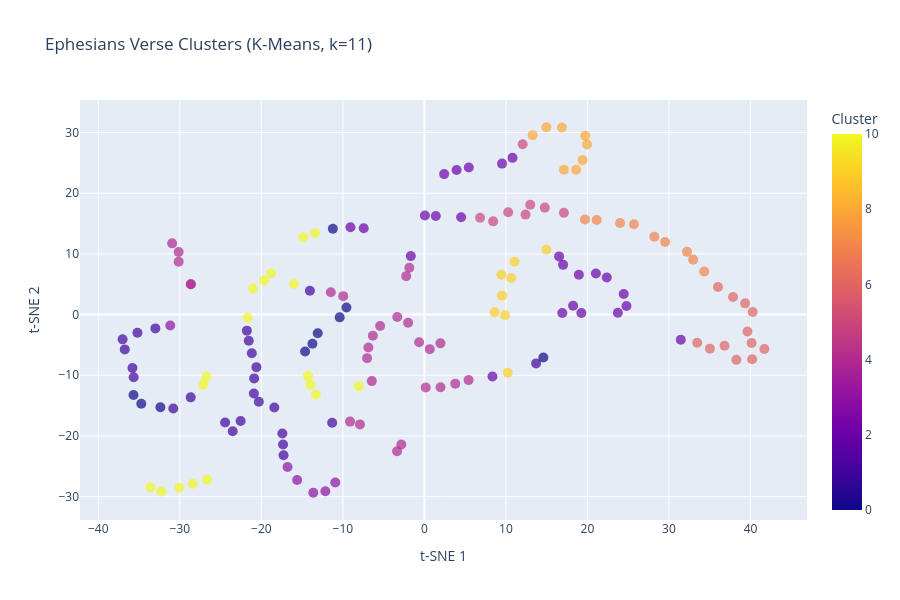

The cell this chart's notebook holds for it:
### Code cell
# Visualize clusters on t-SNE
fig = px.scatter(
    df,
    x='x',
    y='y',
    color='cluster',
    hover_data=['reference', 'text', 'chapter'],
    title=f'Ephesians Verse Clusters (K-Means, k={N_CLUSTERS})',
    labels={'x': 't-SNE 1', 'y': 't-SNE 2', 'cluster': 'Cluster'},
    color_discrete_sequence=px.colors.qualitative.Set1
)

fig.update_traces(marker=dict(size=10, opacity=0.7))
fig.update_layout(width=900, height=600)
fig.show()

### Figure 1 — Plotly figure (JSON) as saved in the notebook; plotly's stock layout.template omitted (floating-point values rounded to 4 significant figures; data arrays with more than 128 entries replaced by an {"elided": "..."} marker saying what was removed)
{"data": [{"customdata": {"elided": "155x3 mixed values"}, "hovertemplate": "t-SNE 1=%{x}<br>t-SNE 2=%{y}<br>reference=%{customdata[0]}<br>text=%{customdata[1]}<br>chapter=%{customdata[2]}<br>Cluster=%{marker.color}<extra></extra>", "legendgroup": "", "marker": {"color": {"elided": "155 int values"}, "coloraxis": "coloraxis", "opacity": 0.7, "size": 10, "symbol": "circle"}, "mode": "markers", "name": "", "orientation": "v", "showlegend": false, "type": "scatter", "x": {"elided": "155 float values"}, "xaxis": "x", "y": {"elided": "155 float values"}, "yaxis": "y"}], "layout": {"coloraxis": {"colorbar": {"title": {"text": "Cluster"}}, "colorscale": [[0, "#0d0887"], [0.1111, "#46039f"], [0.2222, "#7201a8"], [0.3333, "#9c179e"], [0.4444, "#bd3786"], [0.5556, "#d8576b"], [0.6667, "#ed7953"], [0.7778, "#fb9f3a"], [0.8889, "#fdca26"], [1, "#f0f921"]]}, "height": 600, "legend": {"tracegroupgap": 0}, "title": {"text": "Ephesians Verse Clusters (K-Means, k=11)"}, "width": 900, "xaxis": {"anchor": "y", "domain": [0, 1], "title": {"text": "t-SNE 1"}}, "yaxis": {"anchor": "x", "domain": [0, 1], "title": {"text": "t-SNE 2"}}}}
